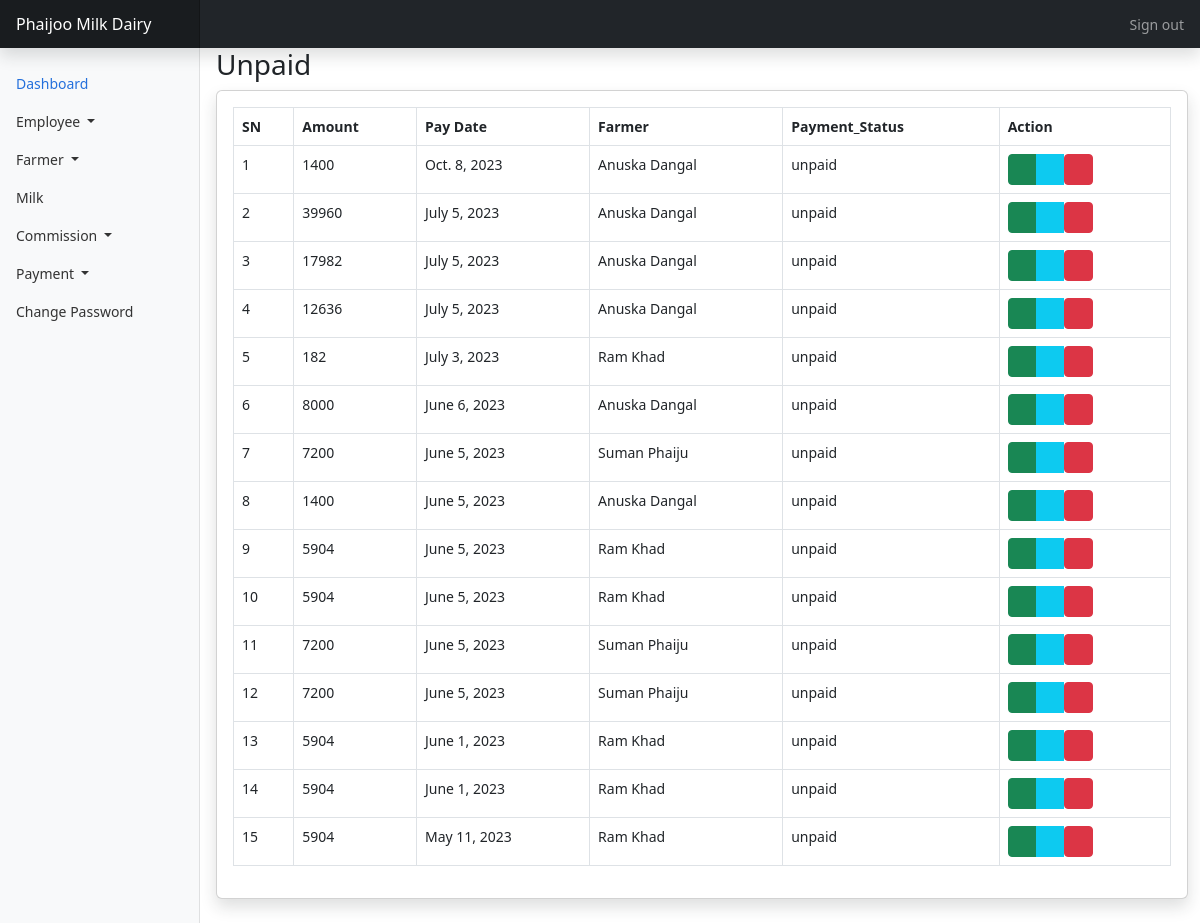
Screenshot of /dashboard/payments/unpaid (signed in) with the database file from the repository.
### dashboard/models.py (models this page shows, shortened)
class Payment(models.Model):
    amt = models.PositiveIntegerField()
    payment_date = models.DateField()
    status = models.CharField(max_length=10, choices=[('unpaid', 'Unpaid'), ('paid', 'Paid')], default='unpaid')
    emp_id = models.ForeignKey(
        EmployeeProfile,
        on_delete=models.CASCADE,
        related_name="payment",
        blank=True,
        null=True,
    )
    admin_id = models.ForeignKey(
        User,
        on_delete=models.CASCADE,
        related_name="payment_admin",
        blank=True,
        null=True
    )
    farmer_id = models.ForeignKey(
        FarmerProfile,
        on_delete=models.CASCADE,
        related_name="payment_farmer",
        blank=True,
        null=True
    )
    class Meta:
        verbose_name = "Payment"
        verbose_name_plural = "Payments"
        ordering = ("id",)

### user/models.py (models this page shows)
class FarmerProfile(models.Model):
    user = models.OneToOneField(
        User, on_delete=models.CASCADE, related_name="farmer", null=True
    )
    farmer_name = models.CharField(max_length=50)
    farmer_pwd = models.CharField(max_length=50)
    farmer_email = models.CharField(max_length=50)
    farmer_address = models.CharField(max_length=100)
    farmer_contact = models.PositiveBigIntegerField()
    admin_id = models.ForeignKey(
        User, on_delete=models.CASCADE, related_name="admin_farmer", blank=False
    )
    is_active = models.BooleanField(default=True)
    class Meta:
        verbose_name = "Farmer"
        verbose_name_plural = "Farmers"
        ordering = ("id",)
    def __str__(self):
        return self.farmer_name

### dashboard/views.py (the view)
# urls.py: path("payments/unpaid", views.unpaidListView, name="payments-unpaid"),
@login_required(login_url="/dashboard/accounts/login")
def unpaidListView(request):
    payments = Payment.objects.filter(status='unpaid').order_by('-payment_date')
    return render(request, "dashboard/payments/unpaid.html", {"payments": payments})

### dashboard/templates/dashboard/payments/unpaid.html (shortened to what this page needs)
{% extends 'dashboard/base.html' %}
{% block main %}
                <h1 class="h3 mb-2 text-gray-800">Unpaid</h1>
                <div class="card shadow mb-4">
                    <div class="card-body">
                        <div class="table-responsive">
                            <table class="table table-bordered" id="dataTable" width="100%" cellspacing="0">
                                <thead>
                                    <tr>
                                        <th>SN</th>
                                        <th>Amount</th>
                                        <th>Pay Date</th>
                                        <th>Farmer</th>
                                        <th>Payment_Status</th>
                                        <th>Action</th>
                                    </tr>
                                </thead>
                                <tbody>
                                    {% for payment in payments %}
                                    <tr>
                                        <td>{{ forloop.counter }}</td>
                                        <td>{{ payment.amt }}</td>
                                        <td>{{ payment.payment_date }}</td>
                                        <td>{{ payment.farmer_id }}</td>
                                        <td>{{ payment.status }}</td>
                                        <td>
                                            <div class="btn-group" role="group">
                                                <a href="{%  url 'dashboard:payments-khalti' pk=payment.pk %}" class="btn btn-success btn-sm ml-2">
                                                    <i class="fas fa-money-check-alt"></i>
                                                </a>
                                                <a href="{% url 'dashboard:payments-update' payment.pk %}" class="btn btn-info btn-sm ml-2">
                                                    <i class="fas fa-pen"></i>
                                                </a>
                                                {% if not payment.non_deletetable %}
                                                <form action="{% url 'dashboard:payments-delete' payment.pk %}"  method="post">
                                                    <button class="btn btn-danger btn-sm delete-link ml-2" data-tooltip="tooltip" title="Delete">
                                                        <i class="far fa-trash-alt"></i>
                                                    </button>
                                                </form>
                                                {% endif %}
                                            </div>
                                        </td>
                                    </tr>
                                    {% endfor %}
                                </tbody>
                            </table>
                        </div>
                    </div>
                </div>
{% endblock main %}

### dashboard/static/dashboard/css/dashboard.css (style rules this page uses)
body { font-size: .875rem; }

### rows the page displays
Payment: amt "1400", payment_date "Oct. 8, 2023", farmer_id "Anuska Dangal", status "unpaid"
Payment: amt "39960", payment_date "July 5, 2023", farmer_id "Anuska Dangal", status "unpaid"
Payment: amt "17982", payment_date "July 5, 2023", farmer_id "Anuska Dangal", status "unpaid"
Payment: amt "12636", payment_date "July 5, 2023", farmer_id "Anuska Dangal", status "unpaid"
Payment: amt "182", payment_date "July 3, 2023", farmer_id "Ram Khad", status "unpaid"
Payment: amt "8000", payment_date "June 6, 2023", farmer_id "Anuska Dangal", status "unpaid"
Payment: amt "7200", payment_date "June 5, 2023", farmer_id "Suman Phaiju", status "unpaid"
Payment: amt "1400", payment_date "June 5, 2023", farmer_id "Anuska Dangal", status "unpaid"
Payment: amt "5904", payment_date "June 5, 2023", farmer_id "Ram Khad", status "unpaid"
Payment: amt "5904", payment_date "June 5, 2023", farmer_id "Ram Khad", status "unpaid"
Payment: amt "7200", payment_date "June 5, 2023", farmer_id "Suman Phaiju", status "unpaid"
Payment: amt "7200", payment_date "June 5, 2023", farmer_id "Suman Phaiju", status "unpaid"
Payment: amt "5904", payment_date "June 1, 2023", farmer_id "Ram Khad", status "unpaid"
Payment: amt "5904", payment_date "June 1, 2023", farmer_id "Ram Khad", status "unpaid"
Payment: amt "5904", payment_date "May 11, 2023", farmer_id "Ram Khad", status "unpaid"
